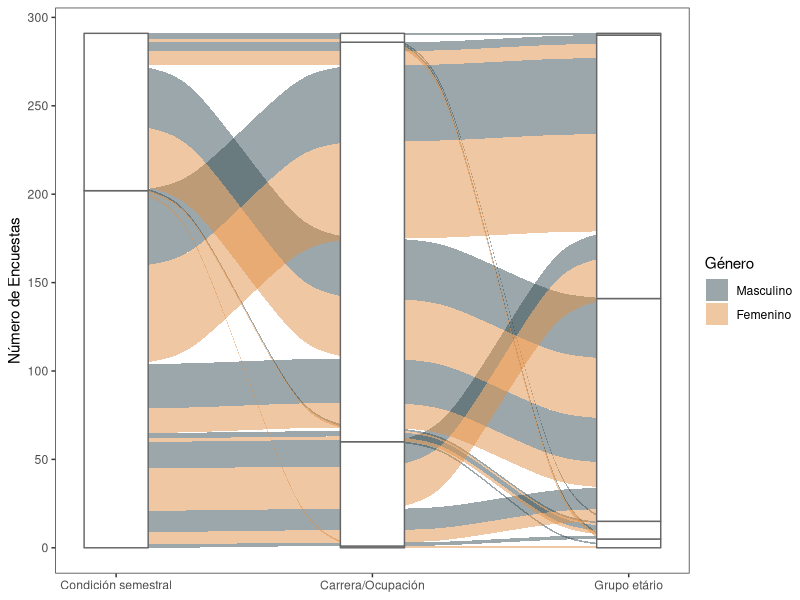
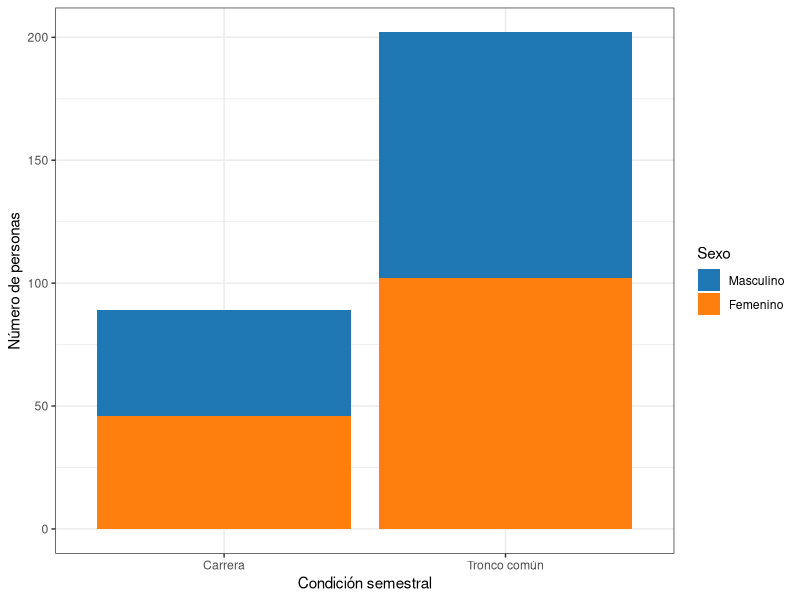
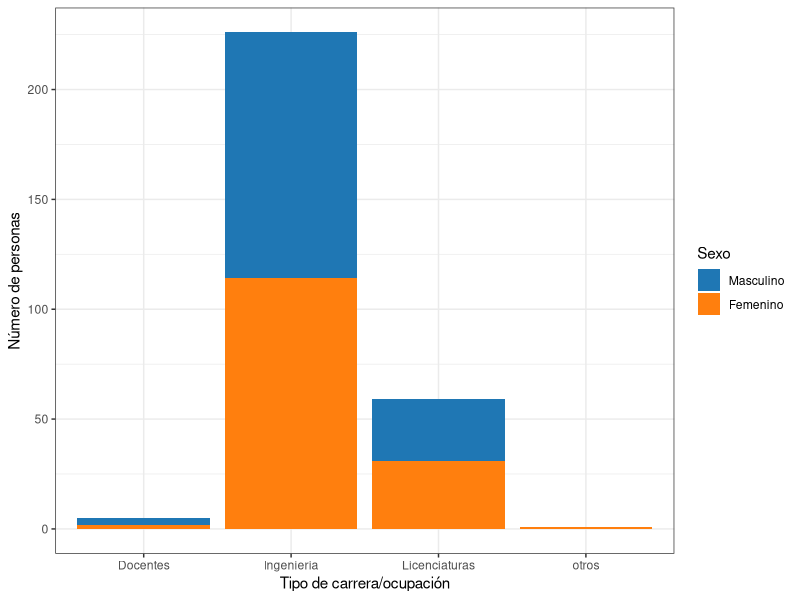
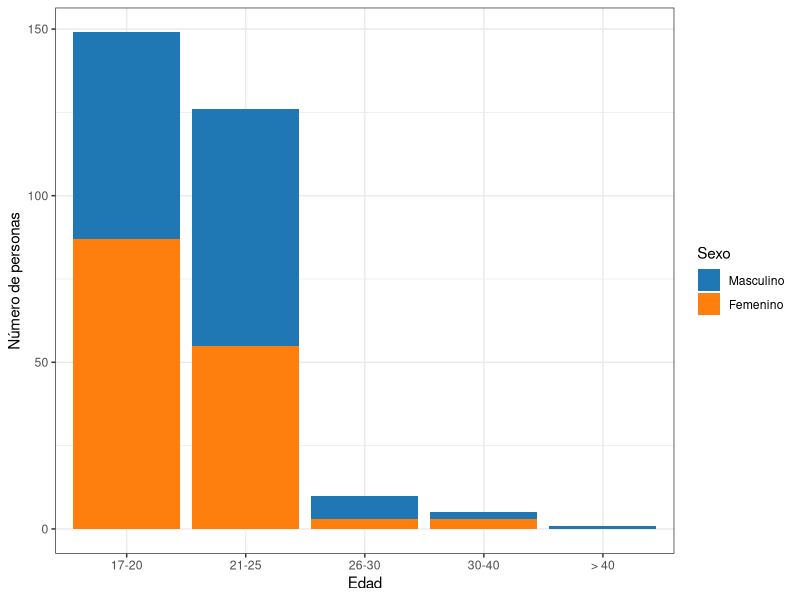
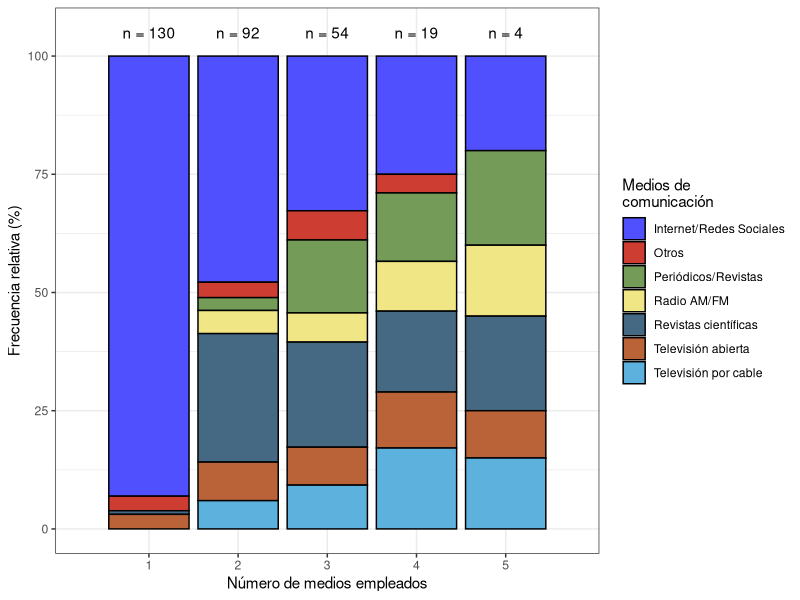
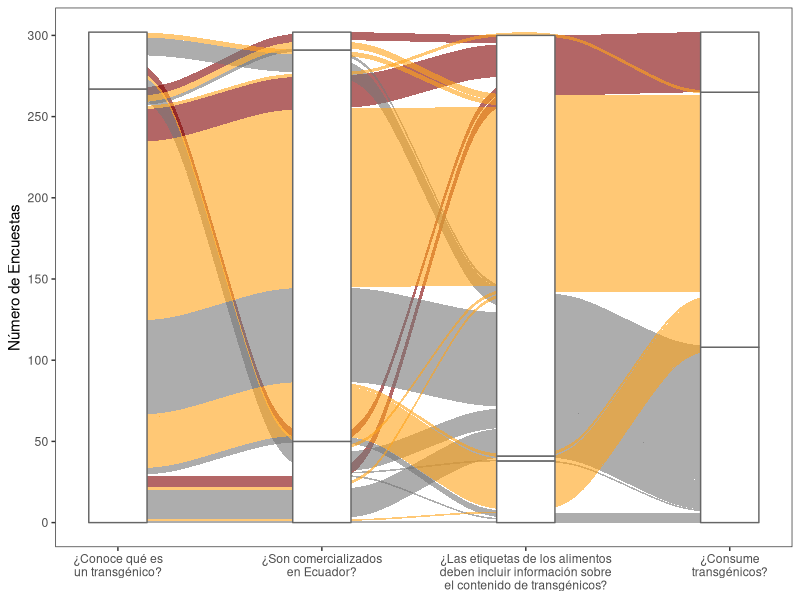
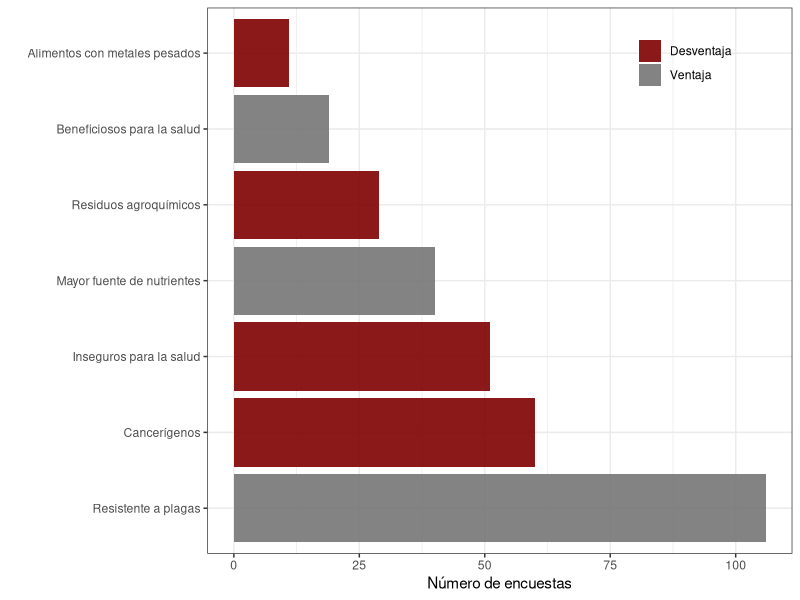
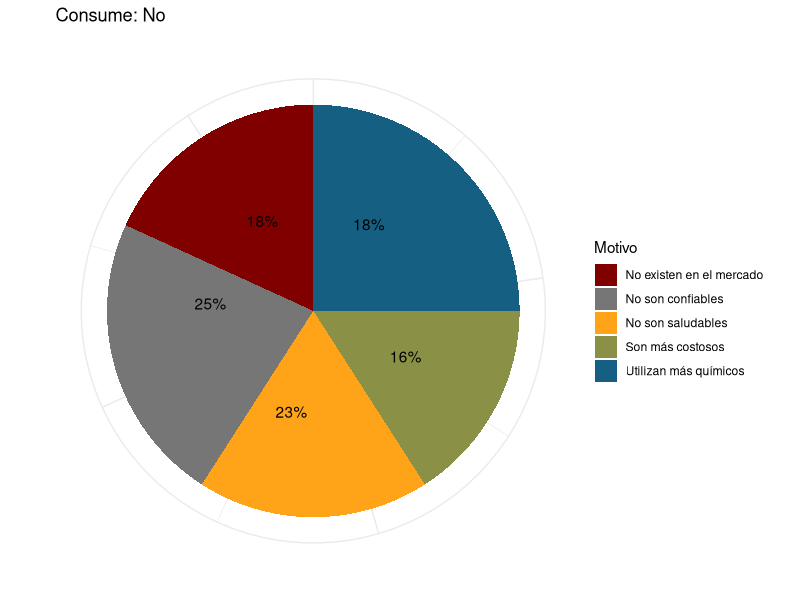

The R source for these figures, in order:
## ---- chunk 1
#### Load Packages ####
library(readxl) # Read Excel Files
library(tidyverse) # Easily Install and Load the 'Tidyverse'
library(stringr) # Simple, Consistent Wrappers for Common String Operations
library(ggalluvial)
library(magrittr)
library(ggsci)
library(scales)
library(ggpubr)
## ---- chunk 2
raw_data <- map(2:12, .f = function(x){
  read_xlsx(path = 'data/Encuestas.xlsx', sheet = x) %>% 
    mutate(Sheet = x)
}) %>% bind_rows()
## ---- chunk 3
clean_data <- raw_data %>% mutate(P4a = tolower(P4a) ) %>%
  # Clean Data
  # Repeated careers
  mutate(P4a = ifelse(P4a %in% 'ingenieria en ecosistema',
                      "ingeniería en ecosistemas", P4a)) %>% 
  mutate(P4a = ifelse(P4a %in% c("ingeniería en ciencas del agua",
                                 "ingeniería en ciencias del agua"),
                      "ingeniería en ciencias del agua", P4a)) %>% 
  mutate(P4a = ifelse(grepl("ingeniería", P4a), "Ingeniería", P4a) ) %>% 
  mutate(P4a = ifelse(P4a %in% c('agroecología', 'arquitectura',
                                 'ciencias experimentales',
                                 'licenciatura en biocomercio'),
                      "Licenciaturas", P4a) ) %>% 
  mutate(P4a = ifelse(P4a %in% c('administrativo'), 'otros', P4a) ) %>% 
  mutate(P4a = ifelse(P4a %in% c('docente'), 'Docentes', P4a) )
## ---- chunk 4
clean_data %<>%  mutate(P2 = factor(P2, levels = c(1,2),
                                     labels = c("Masculino", "Femenino")))
## ---- chunk 5
clean_data %<>% 
  mutate(P3 = ifelse(P3 == 1, "17-20", P3)) %>% 
  mutate(P3 = ifelse(P3 == 2, "21-25", P3)) %>% 
  mutate(P3 = ifelse(P3 == 3, "26-30", P3)) %>% 
  mutate(P3 = ifelse(P3 == 4, "30-40", P3)) %>% 
  mutate(P3 = ifelse(P3 == 5, "> 40", P3)) %>% 
  mutate(P3 = ifelse(P3 == 6, "> 40", P3))
  #mutate(P3 = factor(P3, levels = c("17-20","21-25","26-30","30-40", "> 40")))
## ---- chunk 6
clean_data %<>% 
  mutate(`5` = ifelse(`5` > 4, "Carrera", "Tronco común"))
## ---- chunk 7
# Summarinsing data
sample_space <- clean_data %>% group_by(P2, P3, P4a, `5`) %>% 
  summarise(N = n()) %>% arrange(P4a) %>% filter( !is.na(`5`) )
sspace_plot <- ggplot(sample_space, aes(axis1 = `5`, axis2 = P4a, axis3 = P3, y = N)) +
  geom_alluvium(aes(fill = P2),  width = 1/8) +
  geom_stratum(width = 1/4, fill = "white", color = "grey40") +
  geom_label(stat = "stratum", label.strata = T, size = 3) +
  scale_x_continuous(breaks = 1:3, labels = c("Condición semestral",
                                              "Carrera/Ocupación",
                                              "Grupo etário")) +
  scale_fill_jama() + theme_test() + 
  scale_y_continuous(breaks = seq(0, 300, by = 50),
                     labels = seq(0, 300, by = 50)) +
  labs(fill = "Género", y = "Número de Encuestas")
sspace_plot
## ---- chunk 8
semestral <- ggplot(sample_space, aes(x= `5`, y = N, fill = P2) ) +
  geom_bar(stat = "identity") + theme_bw() +
  scale_fill_d3() +
  labs(x = "Condición semestral", y = "Número de personas", fill = "Sexo") 
semestral
## ---- chunk 9
ocupacion <- ggplot(sample_space, aes(x= P4a, y = N, fill = P2) ) +
  geom_bar(stat = "identity") + theme_bw() +
  scale_fill_d3() +
  labs(x= "Tipo de carrera/ocupación", y = "Número de personas", fill = "Sexo")
ocupacion
## ---- chunk 10
edad <- sample_space %>% ungroup() %>% 
  mutate(P3 = factor(P3,
                     levels = c("17-20","21-25","26-30","30-40", "> 40"))) %>% 
  ggplot(aes(x= P3, y = N, fill = P2) ) +
  geom_bar(stat = "identity") + theme_bw() +
  scale_fill_d3() +
  labs(x = "Edad", y = "Número de personas", fill = "Sexo")
edad 
## ---- chunk 11
medios <- clean_data %>% select(`6a`:`6g`) %>% mutate(Index = 1:n()) %>% 
  gather(key = "Medio", value = "Valor", `6a`:`6g`) %>% 
  mutate(Medio = ifelse(Medio %in% "6a", "Radio AM/FM", Medio)) %>% 
  mutate(Medio = ifelse(Medio %in% "6b", "Televisión abierta", Medio)) %>% 
  mutate(Medio = ifelse(Medio %in% "6c", "Televisión por cable", Medio)) %>% 
  mutate(Medio = ifelse(Medio %in% "6d", "Periódicos/Revistas", Medio)) %>% 
  mutate(Medio = ifelse(Medio %in% "6e", "Internet/Redes Sociales", Medio)) %>% 
  mutate(Medio = ifelse(Medio %in% "6f", "Revistas científicas", Medio)) %>% 
  mutate(Medio = ifelse(Medio %in% "6g", "Otros", Medio)) %>%
  filter(Valor <= 1)

## ---- chunk 12
# Obtener el n por medios
labels <- medios %>% filter(Valor != 0) %>% 
  arrange(Index) %>% 
  group_by(Index) %>% mutate(total = sum(Valor)) %>%
  count(total) %>% ungroup() %>% count(n) %>% 
  mutate(nn = paste0("n = ", nn))

medios_f <- medios %>% filter(Valor != 0) %>% arrange(Index) %>%
  group_by(Index) %>% mutate(total = sum(Valor)) %>%
  select(-Valor)
medios_plot <-   ggplot(medios_f) +
  geom_bar(aes(factor(total), fill = Medio),
           position = "fill", color = "black") +
  geom_text(data = labels, aes(x= factor(n), y = 1.05, label = nn) ) +
  ggsci::scale_fill_igv() + theme_bw() + 
  scale_y_continuous(breaks = seq(0, 1, by = 0.25),
                     labels = seq(0, 100, by = 25)) +
  scale_x_discrete(limits = 1:5) +
  labs(x = "Número de medios empleados", y = "Frecuencia relativa (%)",
       fill = "Medios de\ncomunicación")
medios_plot
## ---- chunk 13
transform <-  function(x) {
    ifelse(x == 0, "No", ifelse(x == 1, "Sí",
                                ifelse(x == 2, "No sé", "Ya les tiene")))
  } 
knowledge <- clean_data %>% select(`7`, `8`, `10`, `17`) %>%
  mutate_all(transform) %>% mutate_all(as.factor) %>%
  group_by(`7`, `8`, `10`, `17`) %>% summarise(N = n())
## ---- chunk 14
labs_know <- c("¿Conoce qué es\nun transgénico?",
               "¿Son comercializados\nen Ecuador?",
               "¿Las etiquetas de los alimentos
deben incluir información sobre
el contenido de transgénicos?",
               "¿Consume\ntransgénicos?")
main_plot <- ggplot(knowledge, aes(axis1 = `7`, axis2 = `8`, axis4 = `10`,
                      axis3 = `17`,y = N)) +
  geom_alluvium(aes(fill = `10`), width = 1/20, alpha = 0.6) +
  geom_stratum(width = 1/3.5, fill = "white", color = "grey40") +
  geom_label(stat = "stratum", label.strata = TRUE, size = 3) +
  scale_x_continuous(breaks = 1:4, labels = labs_know) +
  scale_fill_uchicago() + theme_test() + 
  labs(y = "Número de Encuestas") +
  scale_y_continuous(breaks = seq(0, 300, by = 50),
                     labels = seq(0, 300, by = 50)) +
  guides(fill = F) 
main_plot
## ---- chunk 15
  risk_benefit <- clean_data %>% select(starts_with("14")) %>%
    gather(key = "Variable", value = "Valor", `14a`:`14h` ) %>%
    group_by(Variable) %>%  summarise(N = sum(Valor, na.rm = T) ) %>% 
  filter( !(Variable %in% "14h") ) %>% 
  mutate(R_B = ifelse(Variable %in% c("14b", "14d", "14g"),
                      "Ventaja", "Desventaja") ) %>% 
  mutate(R_B = factor(R_B, levels = c("Desventaja", "Ventaja")) ) %>% 
  mutate(Variable = ifelse(Variable %in% "14a", "Residuos agroquímicos",
                           Variable)) %>% 
  mutate(Variable = ifelse(Variable %in% "14b", "Mayor fuente de nutrientes",
                           Variable)) %>% 
  mutate(Variable = ifelse(Variable %in% "14c", "Inseguros para la salud",
                           Variable)) %>% 
  mutate(Variable = ifelse(Variable %in% "14d", "Beneficiosos para la salud",
                           Variable)) %>% 
  mutate(Variable = ifelse(Variable %in% "14e", "Alimentos con metales pesados",
                           Variable)) %>% 
  mutate(Variable = ifelse(Variable %in% "14f", "Cancerígenos",
                           Variable)) %>% 
  mutate(Variable = ifelse(Variable %in% "14g", "Resistente a plagas",
                           Variable)) %>% 
  mutate(Variable = ifelse(Variable %in% "14h", "Mejoramiento genético",
                           Variable)) %>% 
  arrange(-N) %>% mutate(Variable = factor(Variable, levels = .$Variable))
  
advantages <- ggplot(risk_benefit, aes(x = Variable, y = N)) + 
  geom_bar(aes(fill = R_B),stat = "identity", alpha = 0.9) +
  theme_bw() + labs(fill = "", y = "Número de encuestas", x = "") +
  theme(legend.position=c(0.9,1), legend.justification=c(0.95,1),
        legend.background=element_blank())+
  coord_flip() + ggsci::scale_fill_uchicago()
advantages
## ---- chunk 16
consumption_no <- clean_data %>% filter(`10` == 0) %>% select(`11a`:`11e`) %>% 
  gather(key = "Question", value = "Value") %>% group_by(Question) %>%
  summarise(N = sum(Value)) %>% mutate(Per = round(N / sum(N) *100)) %>% 
  mutate(Question = ifelse(Question %in% "11a", "No son saludables", Question)) %>% 
  mutate(Question = ifelse(Question %in% "11b", "Son más costosos", Question)) %>% 
  mutate(Question = ifelse(Question %in% "11c", "No son confiables", Question)) %>% 
  mutate(Question = ifelse(Question %in% "11d", "Utilizan más químicos", Question)) %>% 
  mutate(Question = ifelse(Question %in% "11e", "No existen en el mercado", Question)) 

consumtion_pltN <-  ggplot(consumption_no, aes(x = "", y = N, fill = Question)) +
  geom_bar(stat = "identity") + coord_polar("y", start = 0) +
  theme_minimal() + ggsci::scale_fill_uchicago() +
  geom_text(aes(y = N + c(-4, cumsum(N*0.9)[-length(N)]), 
                label = paste0(Per, "%") )) +
  theme(axis.text.x=element_blank()) +
  labs(title = "Consume: No\n", x = '', y = "", fill = "Motivo") 
consumtion_pltN
## ---- chunk 17
consumption_yes1 <- clean_data %>% filter(`10` == 1) %>% select(`12a`:`12d`) %>% 
  gather(key = "Question", value = "Value") %>% group_by(Question) %>%
  summarise(N = sum(Value, na.rm = T))  %>%
  mutate(Per = round(N / sum(N) *100)) %>% 
  mutate(Question = ifelse(Question %in% "12a",
                            "Se los encuentra\nfácilmente", Question)) %>% 
  mutate(Question = ifelse(Question %in% "12b",
                            "Son más baratos", Question)) %>% 
  mutate(Question = ifelse(Question %in% "12c",
                            "Son de mayor\ncalidad", Question)) %>% 
  mutate(Question = ifelse(Question %in% "12d",
                            "Conozco sobre ellos", Question))

 consumtion_pltY <- ggplot(consumption_yes1, aes(x = "", y = N, fill = Question)) +
  geom_bar(stat = "identity") + coord_polar("y", start = 0) +
  theme_minimal() + ggsci::scale_fill_uchicago() +
  geom_text(aes(y = c(20, 2, 8, 30), 
                label = paste0(Per, "%") )) +
  theme(axis.text.x=element_blank()) +
  labs(title = "Consume: Yes\nPor que?", x = '', y = "", fill = "Motivo") 
 consumtion_pltY
## ---- chunk 18
consumption_plot <- ggarrange(consumtion_pltN, consumtion_pltY,
                              labels = c("A", "B"), ncol = 2, nrow = 1)
## ---- chunk 19
OGM_products <- clean_data %>% select(starts_with("15")) %>%
  gather(key = "Variable", value = "Valor", `15a`:`15h` ) %>% 
  group_by(Variable) %>%  summarise(N = sum(Valor, na.rm = T) ) %>% 
  arrange(-N) %>% 
  mutate(Variable = ifelse(Variable %in% "15a", "Soya", Variable) ) %>% 
  mutate(Variable = ifelse(Variable %in% "15b", "Arroz", Variable) ) %>% 
  mutate(Variable = ifelse(Variable %in% "15c", "Fréjol", Variable) ) %>% 
  mutate(Variable = ifelse(Variable %in% "15d", "Papa", Variable) ) %>%
   mutate(Variable = ifelse(Variable %in% "15e", "Salchichas", Variable) ) %>% 
  mutate(Variable = ifelse(Variable %in% "15f",
                           "Todas las\n anteriores", Variable) ) %>% 
  mutate(Variable = ifelse(Variable %in% "15g", "Ninguno", Variable) ) %>% 
  mutate(Variable = ifelse(Variable %in% "15h", "No tengo\nconocimiento", 
                           Variable) ) %>% 
  mutate(Variable = factor(Variable, levels = .$Variable)) 

products_plot <- ggplot(OGM_products, aes(Variable, N)) +
  geom_bar(aes(fill = Variable), stat = "identity") +
  scale_fill_grey() + coord_flip() + theme_bw() +
  guides(fill = F) + 
  labs(y = "Frecuencia", x = "")
products_plot
## ---- chunk 20
new_tech <- clean_data %>% select(starts_with("20")) %>%
  gather(key = "Variable", value = "Valor", starts_with("20") ) %>%
  count(Variable, Valor) %>% filter(!is.na(Valor)) %>%
  mutate(Variable = ifelse(Variable %in% "20 (Bio)",
                           "Biotecnología", Variable)) %>% 
  mutate(Variable = ifelse(Variable %in% "20 (Eolica)",
                           "Generación de\nenergía eólica", Variable)) %>% 
  mutate(Variable = ifelse(Variable %in% "20 (Modifica)",
                           "Técnicas de\nmodificación genética", Variable)) %>% 
  mutate(Variable = ifelse(Variable %in% "20 (Nano)",
                           "Nanotecnología", Variable)) %>% 
  mutate(Variable = ifelse(Variable %in% "20 (NBT)",
                           "Nuevas tecnologías\nde mejoramiento", Variable)) %>% 
  mutate(Variable = ifelse(Variable %in% "20 (Quimi)",
                           "Química Agrícola", Variable)) %>% 
  mutate(Variable = ifelse(Variable %in% "20 (Solar)",
                           "Generación de\nenergía solar", Variable)) %>% 
  mutate(Variable = ifelse(Variable %in% "20 (Transplante)",
                           "Transplate de\nórganos", Variable)) %>% 
   filter(Valor <= 3)%>%
  mutate(Valor = ifelse(Valor > 1, "No sé", ifelse(Valor < 1, "No", "Si")))
  
  
  
tech_perception <- ggplot(new_tech, aes(Variable, n )) +
  geom_bar(aes(fill = factor(Valor) ), color = "black",
           stat = "identity", position = "fill") + theme_bw() +
  scale_y_continuous(breaks = seq(0, 1, by = 0.25),
                     labels = seq(0, 100, by = 25)) +
  scale_fill_jama() + coord_flip() +
  labs(fill = "Espera un resultado\nbeneficioso", x = "",
       y = "Frecuencia relativa (%)")
tech_perception
